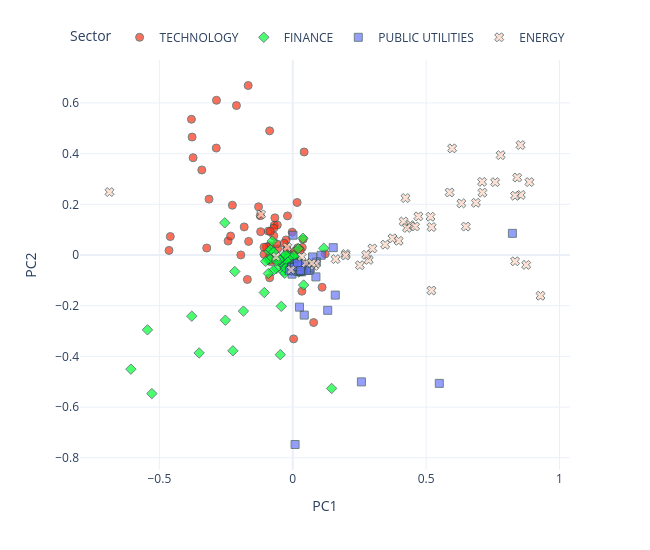

Notebook code cell kept with this figure:
### Code cell
from stock_embeddings.plotting import pca_plot_from_embeddings

pca_plot_from_embeddings(
    embedding_matrix=embeddings.weight.detach().numpy(),
    sectors=data.sectors,
    tickers=data.tickers,
    industries=data.industries,
    names=data.names,
    dimensions=2,
    reduced=True,
    method="PCA",
    return_df=False,
    rand_state=None,
)

### Figure 1 — Plotly figure (JSON) as saved in the notebook; plotly's stock layout.template omitted (floating-point values rounded to 4 significant figures; data arrays with more than 128 entries replaced by an {"elided": "..."} marker saying what was removed)
{"data": [{"customdata": {"elided": "67x3 str values"}, "hovertemplate": "<b>%{hovertext}</b><br><br>Sector=%{customdata[1]}<br>PC1=%{x}<br>PC2=%{y}<br>ticker=%{customdata[0]}<br>industry=%{customdata[2]}<extra></extra>", "hovertext": ["COMPUTER MANUFACTURING", "EDP SERVICES", "COMPUTER SOFTWARE: PREPACKAGED SOFTWARE", "SEMICONDUCTORS", "EDP SERVICES", "COMPUTER SOFTWARE: PREPACKAGED SOFTWARE", "EDP SERVICES", "SEMICONDUCTORS", "COMPUTER SOFTWARE: PREPACKAGED SOFTWARE", "ELECTRICAL PRODUCTS", "COMPUTER SOFTWARE: PREPACKAGED SOFTWARE", "EDP SERVICES", "COMPUTER SOFTWARE: PREPACKAGED SOFTWARE", "EDP SERVICES", "EDP SERVICES", "RADIO AND TELEVISION BROADCASTING AND COMMUNICATIONS EQUIPMENT", "SEMICONDUCTORS", "COMPUTER COMMUNICATIONS EQUIPMENT", "ELECTRICAL PRODUCTS", "INDUSTRIAL MACHINERY/COMPONENTS", "SEMICONDUCTORS", "COMPUTER COMMUNICATIONS EQUIPMENT", "SEMICONDUCTORS", "INDUSTRIAL MACHINERY/COMPONENTS", "COMPUTER SOFTWARE: PREPACKAGED SOFTWARE", "RADIO AND TELEVISION BROADCASTING AND COMMUNICATIONS EQUIPMENT", "INDUSTRIAL MACHINERY/COMPONENTS", "EDP SERVICES", "COMPUTER MANUFACTURING", "COMPUTER MANUFACTURING", "SEMICONDUCTORS", "SEMICONDUCTORS", "ADVERTISING", "INDUSTRIAL MACHINERY/COMPONENTS", "EDP SERVICES", "PROFESSIONAL SERVICES", "SEMICONDUCTORS", "INDUSTRIAL MACHINERY/COMPONENTS", "SEMICONDUCTORS", "PROFESSIONAL SERVICES", "COMPUTER SOFTWARE: PREPACKAGED SOFTWARE", "RADIO AND TELEVISION BROADCASTING AND COMMUNICATIONS EQUIPMENT", "SEMICONDUCTORS", "SEMICONDUCTORS", "ADVERTISING", "COMPUTER SOFTWARE: PREPACKAGED SOFTWARE", "ELECTRICAL PRODUCTS", "SEMICONDUCTORS", "ELECTRICAL PRODUCTS", "INDUSTRIAL MACHINERY/COMPONENTS", "COMPUTER SOFTWARE: PREPACKAGED SOFTWARE", "EDP SERVICES", "SEMICONDUCTORS", "SEMICONDUCTORS", "INDUSTRIAL MACHINERY/COMPONENTS", "SEMICONDUCTORS", "INDUSTRIAL MACHINERY/COMPONENTS", "COMPUTER SOFTWARE: PREPACKAGED SOFTWARE", "RETAIL: COMPUTER SOFTWARE & PERIPHERAL EQUIPMENT", "SEMICONDUCTORS", "COMPUTER SOFTWARE: PREPACKAGED SOFTWARE", "EDP SERVICES", "ELECTRONIC COMPONENTS", "ADVERTISING", "SEMICONDUCTORS", "COMPUTER PERIPHERAL EQUIPMENT", "EDP SERVICES"], "legendgroup": "TECHNOLOGY", "marker": {"color": "#FD3216", "line": {"color": "DarkSlateGrey", "width": 1}, "opacity": 0.7, "size": 8, "symbol": "circle"}, "mode": "markers", "name": "TECHNOLOGY", "orientation": "v", "showlegend": true, "type": "scatter", "x": [-0.01962, -0.06929, -0.1702, -0.07104, 0.00566, -0.06707, -0.4591, -0.09152, -0.4639, -0.05796, -0.06651, 0.03428, -0.0712, 0.1099, 0.1215, -0.1655, -0.08217, -0.08704, -0.2264, 0.0357, -0.341, -0.1821, -0.2111, -0.02103, 0.03894, -0.3138, 0.01836, 0.002716, -0.1205, 0.02429, -0.1672, -0.002314, -0.05681, -0.002326, 0.003226, -0.09842, -0.3736, -0.1282, -0.3798, -0.02478, -0.001007, -0.08793, -0.3774, -0.06021, -0.0007358, 0.003048, -0.1078, -0.2868, -0.0867, 0.02825, -0.286, -0.3225, 0.07814, -0.1218, 0.01632, -0.2425, -0.1078, -0.0265, -0.02217, -0.03226, -0.08656, -0.2331, 0.04256, 0.01057, -0.08411, -0.1946, 0.00316], "xaxis": "x", "y": [0.1543, 0.1169, -0.09647, 0.07546, -0.04331, 0.1465, 0.07279, 0.09416, 0.01824, 0.1182, -0.02015, -0.1427, 0.1061, -0.1272, 0.004343, 0.05368, -0.02644, 0.03625, 0.1964, 0.02953, 0.3354, 0.1108, 0.5896, 0.01623, 0.06174, 0.2205, 0.02818, -0.03552, 0.09192, -0.02708, 0.6687, 0.09012, 0.02408, -0.0252, -0.03587, 0.03172, 0.3837, 0.1902, 0.5355, 0.0595, -0.008394, -0.006108, 0.4652, 0.0439, -0.02095, 0.0006189, 0.002519, 0.4218, 0.4897, 0.01953, 0.6103, 0.02753, -0.2664, 0.1549, 0.2071, 0.05502, 0.03085, -0.03878, 0.02449, 0.04644, -0.08982, 0.07487, 0.4064, 0.01642, 0.09332, 0.0002956, -0.331], "yaxis": "y"}, {"customdata": {"elided": "93x3 str values"}, "hovertemplate": "<b>%{hovertext}</b><br><br>Sector=%{customdata[1]}<br>PC1=%{x}<br>PC2=%{y}<br>ticker=%{customdata[0]}<br>industry=%{customdata[2]}<extra></extra>", "hovertext": ["INVESTMENT MANAGERS", "DIVERSIFIED COMMERCIAL SERVICES", "LIFE INSURANCE", "PROPERTY-CASUALTY INSURERS", "ACCIDENT &HEALTH INSURANCE", "PROPERTY-CASUALTY INSURERS", "SPECIALTY INSURERS", "SPECIALTY INSURERS", "MAJOR BANKS", "FINANCE: CONSUMER SERVICES", "MAJOR BANKS", "MAJOR BANKS", "COMMERCIAL BANKS", "COMMERCIAL BANKS", "INVESTMENT MANAGERS", "MAJOR BANKS", "MAJOR BANKS", "MAJOR BANKS", "SPECIALTY INSURERS", "MAJOR BANKS", "MAJOR BANKS", "PROPERTY-CASUALTY INSURERS", "MAJOR BANKS", "MAJOR BANKS", "LIFE INSURANCE", "PROPERTY-CASUALTY INSURERS", "MAJOR BANKS", "PROPERTY-CASUALTY INSURERS", "MAJOR BANKS", "FINANCE: CONSUMER SERVICES", "FINANCE: CONSUMER SERVICES", "INVESTMENT MANAGERS", "MAJOR BANKS", "MAJOR BANKS", "MAJOR BANKS", "MAJOR BANKS", "MAJOR BANKS", "MAJOR BANKS", "MAJOR BANKS", "MAJOR BANKS", "MAJOR BANKS", "MAJOR BANKS", "MAJOR BANKS", "PROPERTY-CASUALTY INSURERS", "PROPERTY-CASUALTY INSURERS", "INVESTMENT MANAGERS", "LIFE INSURANCE", "PROPERTY-CASUALTY INSURERS", "PROPERTY-CASUALTY INSURERS", "PROPERTY-CASUALTY INSURERS", "SPECIALTY INSURERS", "MAJOR BANKS", "MAJOR BANKS", "MAJOR BANKS", "MAJOR BANKS", "PROPERTY-CASUALTY INSURERS", "SAVINGS INSTITUTIONS", "PROPERTY-CASUALTY INSURERS", "MAJOR BANKS", "MAJOR BANKS", "INVESTMENT BANKERS/BROKERS/SERVICE", "PROPERTY-CASUALTY INSURERS", "DIVERSIFIED COMMERCIAL SERVICES", "INVESTMENT BANKERS/BROKERS/SERVICE", "INVESTMENT BANKERS/BROKERS/SERVICE", "FINANCE/INVESTORS SERVICES", "PROPERTY-CASUALTY INSURERS", "MAJOR BANKS", "FINANCE: CONSUMER SERVICES", "MAJOR BANKS", "FINANCE: CONSUMER SERVICES", "MAJOR BANKS", "MAJOR BANKS", "MAJOR BANKS", "MAJOR BANKS", "LIFE INSURANCE", "MAJOR BANKS", "INVESTMENT BANKERS/BROKERS/SERVICE", "MAJOR BANKS", "PROPERTY-CASUALTY INSURERS", "MAJOR BANKS", "MAJOR BANKS", "ACCIDENT &HEALTH INSURANCE", "MAJOR BANKS", "MAJOR BANKS", "MAJOR BANKS", "MAJOR BANKS", "MAJOR BANKS", "MAJOR BANKS", "PROPERTY-CASUALTY INSURERS", "MAJOR BANKS", "MAJOR BANKS", "MAJOR BANKS"], "legendgroup": "FINANCE", "marker": {"color": "#00FE35", "line": {"color": "DarkSlateGrey", "width": 1}, "opacity": 0.7, "size": 8, "symbol": "diamond"}, "mode": "markers", "name": "FINANCE", "orientation": "v", "showlegend": true, "type": "scatter", "x": [0.02079, -0.08891, -0.009308, -0.003258, 0.01509, -0.351, 0.02275, 0.03277, -0.02056, -0.02561, -0.2173, -0.01175, 0.1163, -0.09217, 0.002477, 0.003936, -0.03066, -0.6066, 0.002457, -0.00609, -0.08436, -0.01018, -0.004747, 0.002231, -0.04665, -0.0007036, -0.01534, 0.001098, -0.03121, 0.01193, -0.001687, -0.01572, -0.5281, -0.01635, -0.3786, -0.04304, -0.06066, 0.04067, -0.005297, -0.185, -0.03873, -0.03492, -0.02855, 0.03815, 0.0244, -0.07675, -0.04671, -0.2245, 0.01775, 0.003264, 0.1457, 0.00337, -0.01085, -0.5446, -0.00899, -0.003898, 0.02791, 0.007207, -0.01164, -0.07259, -0.01381, 0.006096, -0.04865, -0.0834, -0.04837, -0.102, -0.02587, -0.07164, -0.2549, -0.2527, 0.004306, -0.03122, -0.0351, -0.0179, -0.01704, -0.01596, -0.01963, -0.02781, -0.002282, -0.0212, -0.02991, -0.0181, -0.06105, 0.0163, -0.002635, -0.01221, 0.0006089, -0.02701, 0.006212, -0.0005774, -0.1066, -0.003922, -0.09145], "xaxis": "x", "y": [0.02491, 0.01394, -0.0145, -0.05373, -0.03837, -0.3864, -0.06706, -0.03277, -0.04852, -0.02261, -0.06526, -0.05496, 0.0265, -0.01807, -0.02205, -0.04558, -0.0531, -0.4503, -0.01526, -0.04417, -0.01615, -0.03807, -0.06032, -0.04836, -0.3933, -0.04839, -0.05776, -0.02825, -0.01905, -0.01097, -0.04718, -0.002571, -0.5467, -0.05388, -0.2414, -0.2024, -0.05354, -0.1185, -0.0531, -0.2213, -0.01347, -0.01077, -0.04547, 0.06628, -0.03196, 0.05488, -0.02782, -0.378, -0.0425, -0.02626, -0.5264, -0.04536, -0.0475, -0.2953, -0.04344, -0.04746, -0.0345, -0.05728, -0.04463, -0.06103, -0.006393, -0.03943, -0.01668, 0.02181, -0.01912, -0.02532, -0.03459, 0.01183, 0.1271, -0.2573, -0.002557, -0.04149, -0.06552, -0.04025, -0.01459, -0.04876, -0.04416, 0.001658, -0.04364, -0.04231, -0.07175, -0.02813, -0.02327, -0.03146, -0.04507, -0.04885, -0.03958, -0.05191, -0.03927, -0.0362, -0.148, -0.04508, -0.07305], "yaxis": "y"}, {"customdata": {"elided": "57x3 str values"}, "hovertemplate": "<b>%{hovertext}</b><br><br>Sector=%{customdata[1]}<br>PC1=%{x}<br>PC2=%{y}<br>ticker=%{customdata[0]}<br>industry=%{customdata[2]}<extra></extra>", "hovertext": ["ELECTRIC UTILITIES: CENTRAL", "POWER GENERATION", "OIL/GAS TRANSMISSION", "POWER GENERATION", "WATER SUPPLY", "TELECOMMUNICATIONS EQUIPMENT", "ELECTRIC UTILITIES: CENTRAL", "TELECOMMUNICATIONS EQUIPMENT", "TELECOMMUNICATIONS EQUIPMENT", "POWER GENERATION", "ELECTRIC UTILITIES: CENTRAL", "TELECOMMUNICATIONS EQUIPMENT", "WATER SUPPLY", "ELECTRIC UTILITIES: CENTRAL", "ELECTRIC UTILITIES: CENTRAL", "POWER GENERATION", "POWER GENERATION", "ELECTRIC UTILITIES: CENTRAL", "ELECTRIC UTILITIES: CENTRAL", "ELECTRIC UTILITIES: CENTRAL", "POWER GENERATION", "TELECOMMUNICATIONS EQUIPMENT", "ELECTRIC UTILITIES: CENTRAL", "ELECTRIC UTILITIES: CENTRAL", "POWER GENERATION", "ELECTRIC UTILITIES: CENTRAL", "OIL/GAS TRANSMISSION", "POWER GENERATION", "OIL/GAS TRANSMISSION", "OIL/GAS TRANSMISSION", "ELECTRIC UTILITIES: CENTRAL", "OIL & GAS PRODUCTION", "ELECTRIC UTILITIES: CENTRAL", "POWER GENERATION", "POWER GENERATION", "TELECOMMUNICATIONS EQUIPMENT", "ELECTRIC UTILITIES: CENTRAL", "ELECTRIC UTILITIES: CENTRAL", "ELECTRIC UTILITIES: CENTRAL", "TELECOMMUNICATIONS EQUIPMENT", "POWER GENERATION", "OIL/GAS TRANSMISSION", "ELECTRIC UTILITIES: CENTRAL", "OIL/GAS TRANSMISSION", "OIL & GAS PRODUCTION", "TELECOMMUNICATIONS EQUIPMENT", "TELECOMMUNICATIONS EQUIPMENT", "NATURAL GAS DISTRIBUTION", "NATURAL GAS DISTRIBUTION", "TELECOMMUNICATIONS EQUIPMENT", "TELECOMMUNICATIONS EQUIPMENT", "NATURAL GAS DISTRIBUTION", "TELECOMMUNICATIONS EQUIPMENT", "POWER GENERATION", "ENVIRONMENTAL SERVICES", "NATURAL GAS DISTRIBUTION", "WATER SUPPLY"], "legendgroup": "PUBLIC UTILITIES", "marker": {"color": "#6A76FC", "line": {"color": "DarkSlateGrey", "width": 1}, "opacity": 0.7, "size": 8, "symbol": "square"}, "mode": "markers", "name": "PUBLIC UTILITIES", "orientation": "v", "showlegend": true, "type": "scatter", "x": [0.02388, 0.008707, 0.004918, 0.04299, -0.005184, -0.002803, 0.03834, 0.1064, 0.0008601, 0.02133, 0.5493, 0.04668, -0.003479, 0.03348, 0.0234, 0.04815, 0.01301, 0.1593, 0.03661, 0.04262, 0.05213, 0.2573, 0.006385, 0.01813, 0.04861, 0.06369, 0.08831, 0.024, 0.02037, 0.03692, 0.0868, 0.1517, -0.01268, 0.1311, 0.06545, 0.03885, 0.01762, 0.02939, 0.03083, 0.02511, 0.01939, 0.03456, 0.03412, 0.005562, 0.01975, 0.02295, 0.07415, 0.05203, 0.02815, 0.03377, 0.02401, 0.02768, 0.01691, 0.03198, 0.01767, 0.8232, 0.02949], "xaxis": "x", "y": [-0.03944, -0.7476, -0.0546, -0.2371, -0.04702, -0.07547, -0.04777, -0.001098, 0.07811, -0.04066, -0.5064, -0.0554, -0.05015, -0.06633, -0.04314, -0.0435, -0.03554, -0.1581, -0.04894, -0.05406, -0.04457, -0.5005, -0.04879, -0.05353, -0.04528, -0.06048, -0.02697, -0.04988, -0.05972, -0.05212, -0.08637, 0.02894, -0.06192, -0.2183, -0.05076, -0.05237, -0.04289, -0.0548, -0.05403, -0.2056, -0.05788, -0.0482, -0.04162, -0.04846, -0.06537, -0.05069, -0.007683, -0.06015, -0.06553, -0.04286, -0.05867, -0.04609, -0.04552, -0.03686, -0.03231, 0.08541, -0.06117], "yaxis": "y"}, {"customdata": {"elided": "46x3 str values"}, "hovertemplate": "<b>%{hovertext}</b><br><br>Sector=%{customdata[1]}<br>PC1=%{x}<br>PC2=%{y}<br>ticker=%{customdata[0]}<br>industry=%{customdata[2]}<extra></extra>", "hovertext": ["INTEGRATED OIL COMPANIES", "OIL & GAS PRODUCTION", "OIL & GAS PRODUCTION", "INDUSTRIAL MACHINERY/COMPONENTS", "INDUSTRIAL MACHINERY/COMPONENTS", "METAL FABRICATIONS", "INTEGRATED OIL COMPANIES", "NATURAL GAS DISTRIBUTION", "INTEGRATED OIL COMPANIES", "INDUSTRIAL MACHINERY/COMPONENTS", "OIL & GAS PRODUCTION", "INTEGRATED OIL COMPANIES", "OIL & GAS PRODUCTION", "INTEGRATED OIL COMPANIES", "OIL & GAS PRODUCTION", "OIL & GAS PRODUCTION", "CONSUMER ELECTRONICS/APPLIANCES", "OIL & GAS PRODUCTION", "OIL & GAS PRODUCTION", "OIL & GAS PRODUCTION", "CONSUMER ELECTRONICS/APPLIANCES", "OILFIELD SERVICES/EQUIPMENT", "INTEGRATED OIL COMPANIES", "OIL & GAS PRODUCTION", "OIL REFINING/MARKETING", "ELECTRIC UTILITIES: CENTRAL", "OIL & GAS PRODUCTION", "OIL & GAS PRODUCTION", "OIL & GAS PRODUCTION", "OIL & GAS PRODUCTION", "OIL & GAS PRODUCTION", "OILFIELD SERVICES/EQUIPMENT", "OIL & GAS PRODUCTION", "CONSUMER ELECTRONICS/APPLIANCES", "OIL & GAS PRODUCTION", "OIL & GAS PRODUCTION", "OIL & GAS PRODUCTION", "OIL & GAS PRODUCTION", "OILFIELD SERVICES/EQUIPMENT", "OIL & GAS PRODUCTION", "OIL & GAS PRODUCTION", "OIL & GAS PRODUCTION", "OIL & GAS PRODUCTION", "INTEGRATED OIL COMPANIES", "METAL FABRICATIONS", "INTEGRATED OIL COMPANIES"], "legendgroup": "ENERGY", "marker": {"color": "#FED4C4", "line": {"color": "DarkSlateGrey", "width": 1}, "opacity": 0.7, "size": 8, "symbol": "x"}, "mode": "markers", "name": "ENERGY", "orientation": "v", "showlegend": true, "type": "scatter", "x": [0.5974, 0.3463, 0.4398, -0.6869, -0.06252, 0.4225, 0.1607, 0.08039, 0.9286, -0.1187, 0.8332, 0.1984, 0.52, 0.08697, 0.5203, 0.2847, 0.04933, 0.4584, 0.2985, 0.8871, 0.03322, 0.5879, 0.4154, 0.7097, 0.5162, -0.00633, 0.711, 0.3739, 0.4283, 0.8549, 0.8412, 0.6864, 0.1978, -0.02085, 0.6487, 0.7585, 0.2753, 0.2515, 0.4708, 0.3969, 0.875, 0.632, 0.8332, 0.7791, 0.8537, 0.07147], "xaxis": "x", "y": [0.4207, 0.04071, 0.1179, 0.2483, -0.007015, 0.2246, -0.01617, -0.04281, -0.1607, 0.1602, -0.02477, 0.004033, -0.1401, -0.0341, 0.1103, -0.01925, -0.03221, 0.1124, 0.02587, 0.2876, -0.006907, 0.2468, 0.1321, 0.2885, 0.151, -0.05835, 0.2461, 0.06575, 0.1068, 0.2369, 0.3055, 0.206, -0.002049, 0.03115, 0.1121, 0.2875, 0.0006619, -0.0403, 0.1524, 0.05599, -0.03899, 0.2038, 0.2338, 0.3939, 0.4338, -0.0316], "yaxis": "y"}], "layout": {"height": 550, "legend": {"orientation": "h", "title": {"text": "Sector"}, "tracegroupgap": 0, "x": 1, "xanchor": "right", "y": 1.02, "yanchor": "bottom"}, "margin": {"t": 60}, "width": 650, "xaxis": {"anchor": "y", "domain": [0.0, 1.0], "title": {"text": "PC1"}}, "yaxis": {"anchor": "x", "domain": [0.0, 1.0], "title": {"text": "PC2"}}}}
